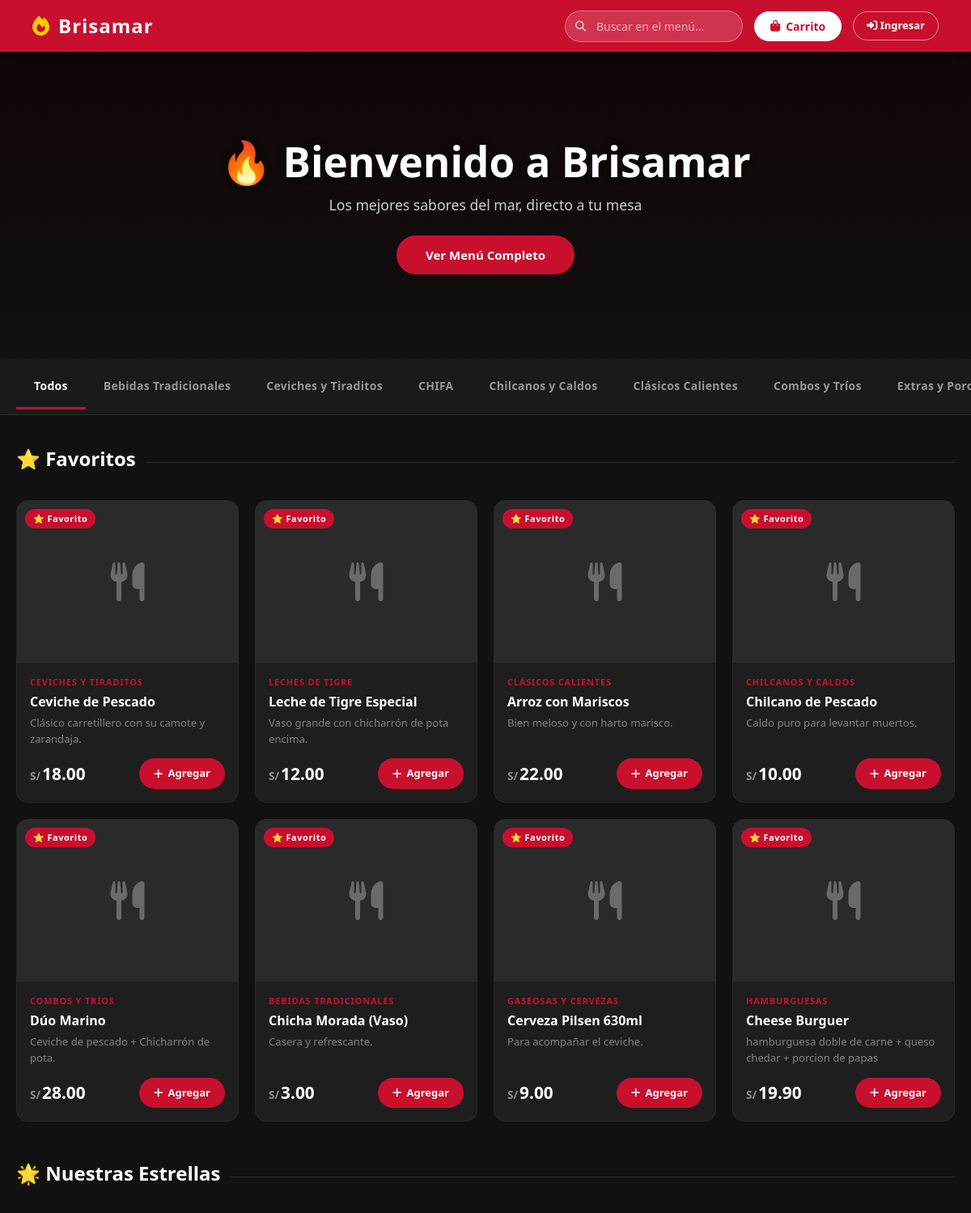
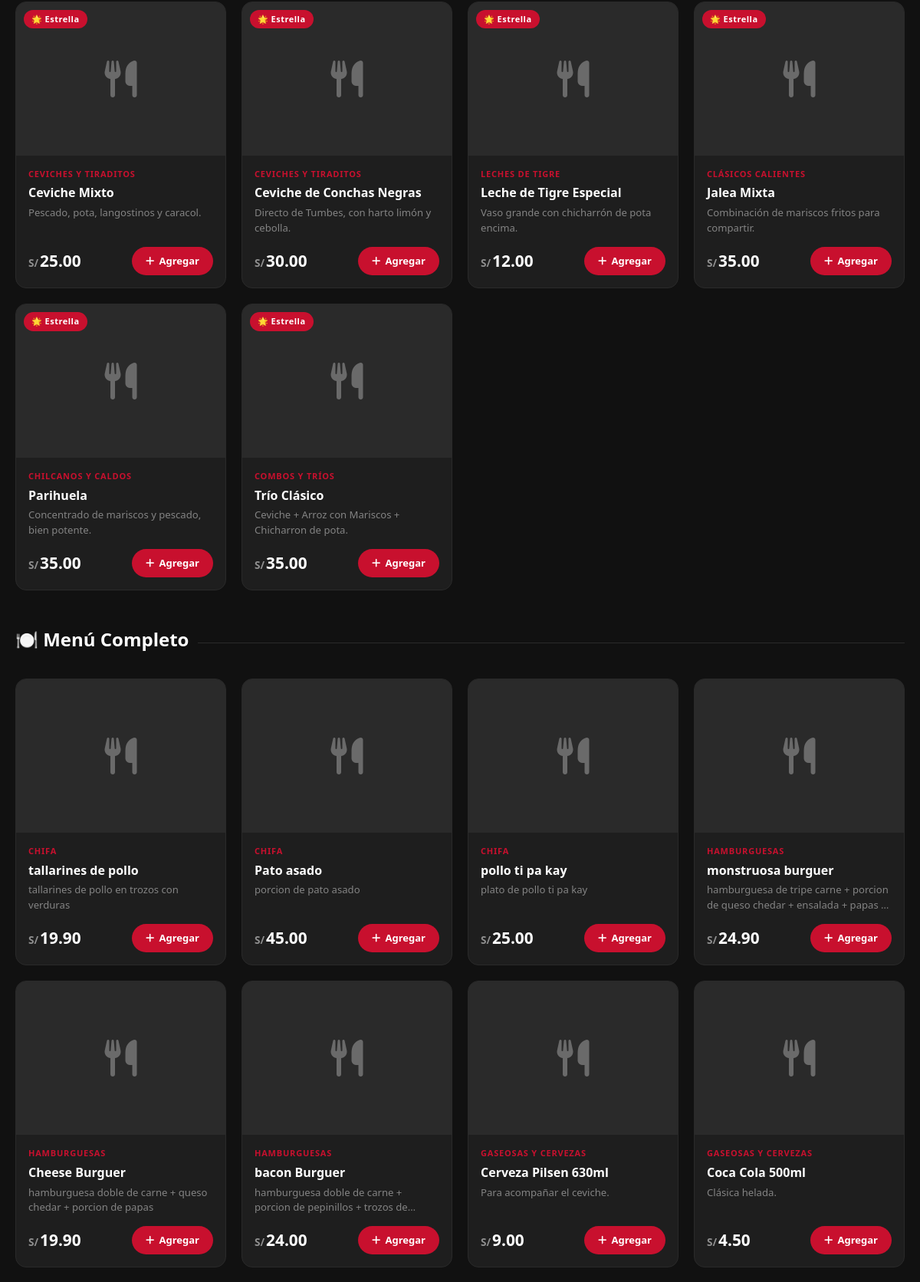
The page /cliente/index.php (upper part) on the database its author committed (2 pictures, top to bottom).
### tables this page shows
CREATE TABLE `categorias` (
  `id_categoria` int(11) NOT NULL,
  `nombre` varchar(100) NOT NULL
);

CREATE TABLE `productos` (
  `id_producto` int(11) NOT NULL,
  `nombre` varchar(100) NOT NULL,
  `descripcion` text DEFAULT NULL,
  `precio` decimal(10,2) NOT NULL,
  `imagen` varchar(255) DEFAULT NULL,
  `stock` int(11) DEFAULT 0,
  `disponible` tinyint(1) DEFAULT 1,
  `id_categoria` int(11) DEFAULT NULL,
  `favorito` tinyint(1) DEFAULT 0,
  `estrella` tinyint(1) DEFAULT 0
);

### cliente/index.php (the view, shortened to what this page needs)
<?php
require_once dirname(dirname(__FILE__)) . '/conexion.php';
mysqli_query($conexion, "CREATE TABLE IF NOT EXISTS anuncios (
    id_anuncio INT AUTO_INCREMENT PRIMARY KEY,
    titulo VARCHAR(120) DEFAULT NULL,
    descripcion VARCHAR(255) DEFAULT NULL,
    enlace VARCHAR(255) DEFAULT NULL,
    imagen VARCHAR(255) NOT NULL,
    activo TINYINT(1) NOT NULL DEFAULT 1,
    creado_en DATETIME NOT NULL DEFAULT CURRENT_TIMESTAMP
) CHARACTER SET utf8mb4 COLLATE utf8mb4_unicode_ci");
$id_categoria = 0;
$categoriaSeleccionada = '';
if (isset($_GET['categoria']) && $_GET['categoria'] != "") {
    $id_categoria = intval($_GET['categoria']);
    $sql = "SELECT p.*, c.nombre AS nombre_categoria
            FROM productos p
            LEFT JOIN categorias c ON p.id_categoria = c.id_categoria
            WHERE p.id_categoria = $id_categoria AND p.disponible = 1
            ORDER BY p.id_producto DESC";
    $categoriaRes = mysqli_query($conexion, "SELECT nombre FROM categorias WHERE id_categoria = $id_categoria LIMIT 1");
    if ($categoriaRes && mysqli_num_rows($categoriaRes) > 0) {
        $categoriaSeleccionada = mysqli_fetch_assoc($categoriaRes)['nombre'];
    }
} else {
    $sql = "SELECT p.*, c.nombre AS nombre_categoria
            FROM productos p
            LEFT JOIN categorias c ON p.id_categoria = c.id_categoria
            WHERE p.disponible = 1
            ORDER BY p.id_producto DESC";
}
$resultado       = mysqli_query($conexion, $sql);
$resultadoFavoritos = mysqli_query($conexion, "SELECT p.*, c.nombre AS nombre_categoria FROM productos p LEFT JOIN categorias c ON p.id_categoria = c.id_categoria WHERE p.favorito = 1 AND p.disponible = 1 LIMIT 8");
$resultadoEstrellas = mysqli_query($conexion, "SELECT p.*, c.nombre AS nombre_categoria FROM productos p LEFT JOIN categorias c ON p.id_categoria = c.id_categoria WHERE p.estrella = 1 AND p.disponible = 1 LIMIT 8");
$heroImage = '';
?>
<!DOCTYPE html>
<html lang="es">
<head>
    <link href="https://cdn.jsdelivr.net/npm/bootstrap@5.3.3/dist/css/bootstrap.min.css" rel="stylesheet">
    <link rel="stylesheet" href="https://cdnjs.cloudflare.com/ajax/libs/font-awesome/6.5.2/css/all.min.css">
</head>
<body>
    <nav class="navbar-top">
        <div class="navbar-inner">
            <a href="index.php" class="logo">
                <i class="fas fa-fire" style="color:#ffcc00;"></i> Brisamar
            </a>
            <div class="nav-right">
                <div class="search-wrap">
                    <i class="fas fa-search"></i>
                    <input type="text" id="searchInput" placeholder="Buscar en el menú..." onkeyup="filtrarProductos()">
                </div>
                <a href="carrito.php" class="btn-cart">
                    <i class="fas fa-shopping-bag"></i> Carrito
                </a>
                <?php if (isset($_SESSION['usuario'])): ?>
                    <a href="../admin/dashboard.php" class="btn-nav-user">
                        <i class="fas fa-user-circle"></i> <?php echo htmlspecialchars($_SESSION['nombre']); ?>
                    </a>
                    <a href="../logout.php" class="btn-nav-user btn-nav-exit">
                        <i class="fas fa-sign-out-alt"></i> Salir
                    </a>
                <?php else: ?>
                    <a href="login.php" class="btn-nav-user">
                        <i class="fas fa-sign-in-alt"></i> Ingresar
                    </a>
                <?php endif; ?>
            </div>
        </div>
    </nav>
    <div class="hero-banner" style="<?php if (!empty($heroImage)): ?>background-image: url('<?php echo htmlspecialchars($heroImage); ?>');<?php endif; ?>">
        <div class="hero-overlay">
            <h1>🔥 Bienvenido a Brisamar</h1>
            <p>Los mejores sabores del mar, directo a tu mesa</p>
            <a href="#menu" class="btn-hero">Ver Menú Completo</a>
        </div>
    </div>
    <div class="cats-bar">
        <div class="cats-inner">
            <a href="index.php" class="cat-tab <?php echo ($id_categoria == 0) ? 'active' : ''; ?>">
                Todos
            </a>
            <?php
            $resCat2 = mysqli_query($conexion, "SELECT * FROM categorias ORDER BY nombre");
            while ($cat = mysqli_fetch_assoc($resCat2)):
            ?>
                <a href="?categoria=<?php echo $cat['id_categoria']; ?>"
                    class="cat-tab <?php echo ($id_categoria == $cat['id_categoria']) ? 'active' : ''; ?>">
                    <?php echo htmlspecialchars($cat['nombre']); ?>
                </a>
            <?php endwhile; ?>
        </div>
    </div>
    <div class="page-wrap" id="menu">
        <?php if ($id_categoria == 0 && mysqli_num_rows($resultadoFavoritos) > 0): ?>
            <div class="sec-header">
                <h2>⭐ Favoritos</h2>
                <div class="sec-divider"></div>
            </div>
            <div class="products-grid">
                <?php while ($fila = mysqli_fetch_assoc($resultadoFavoritos)): ?>
                    <div class="prod-card">
                        <div class="prod-img-wrap">
                            <?php if (!empty($fila['imagen'])): ?>
                                <div class="prod-img-fallback" style="display:none;"><i class="fas fa-utensils"></i></div>
                            <?php else: ?>
                                <div class="prod-img-fallback"><i class="fas fa-utensils"></i></div>
                            <?php endif; ?>
                            <span class="prod-badge">⭐ Favorito</span>
                        </div>
                        <div class="prod-body">
                            <div class="prod-cat"><?php echo htmlspecialchars($fila['nombre_categoria'] ?? 'General'); ?></div>
                            <div class="prod-name"><?php echo htmlspecialchars($fila['nombre']); ?></div>
                            <div class="prod-desc"><?php echo htmlspecialchars($fila['descripcion'] ?? ''); ?></div>
                            <div class="prod-footer">
                                <div class="prod-price"><span>S/</span><?php echo number_format($fila['precio'], 2); ?></div>
                                <?php if ($fila['stock'] > 0): ?>
                                    <a href="agregar_carrito.php?id=<?php echo $fila['id_producto']; ?>" class="btn-add">
                                        <i class="fas fa-plus"></i> Agregar
                                    </a>
                                <?php else: ?>
                                    <span class="btn-add disabled"><i class="fas fa-ban"></i> Agotado</span>
                                <?php endif; ?>
                            </div>
                        </div>
                    </div>
                <?php endwhile; ?>
            </div>
        <?php endif; ?>
        <?php if ($id_categoria == 0 && mysqli_num_rows($resultadoEstrellas) > 0): ?>
            <div class="sec-header">
                <h2>🌟 Nuestras Estrellas</h2>
                <div class="sec-divider"></div>
            </div>
            <div class="products-grid">
                <?php while ($fila = mysqli_fetch_assoc($resultadoEstrellas)): ?>
                    <div class="prod-card">
                        <div class="prod-img-wrap">
                            <?php if (!empty($fila['imagen'])): ?>
                                <div class="prod-img-fallback" style="display:none;"><i class="fas fa-utensils"></i></div>
                            <?php else: ?>
                                <div class="prod-img-fallback"><i class="fas fa-utensils"></i></div>
                            <?php endif; ?>
                            <span class="prod-badge">🌟 Estrella</span>
                        </div>
                        <div class="prod-body">
                            <div class="prod-cat"><?php echo htmlspecialchars($fila['nombre_categoria'] ?? 'General'); ?></div>
                            <div class="prod-name"><?php echo htmlspecialchars($fila['nombre']); ?></div>
                            <div class="prod-desc"><?php echo htmlspecialchars($fila['descripcion'] ?? ''); ?></div>
                            <div class="prod-footer">
                                <div class="prod-price"><span>S/</span><?php echo number_format($fila['precio'], 2); ?></div>
                                <?php if ($fila['stock'] > 0): ?>
                                    <a href="agregar_carrito.php?id=<?php echo $fila['id_producto']; ?>" class="btn-add">
                                        <i class="fas fa-plus"></i> Agregar
                                    </a>
                                <?php else: ?>
                                    <span class="btn-add disabled"><i class="fas fa-ban"></i> Agotado</span>
                                <?php endif; ?>
                            </div>
                        </div>
                    </div>
                <?php endwhile; ?>
            </div>
        <?php endif; ?>
        <div class="sec-header">
            <h2>
                🍽️ <?php echo $id_categoria > 0 ? htmlspecialchars($categoriaSeleccionada) : 'Menú Completo'; ?>
            </h2>
            <div class="sec-divider"></div>
        </div>
        <div class="products-grid" id="productosGrid">
            <?php if (mysqli_num_rows($resultado) > 0): ?>
                <?php while ($fila = mysqli_fetch_assoc($resultado)): ?>
                    <div class="prod-card producto-item">
                        <div class="prod-img-wrap">
                            <?php if (!empty($fila['imagen'])): ?>
                                <div class="prod-img-fallback" style="display:none;"><i class="fas fa-utensils"></i></div>
                            <?php else: ?>
                                <div class="prod-img-fallback"><i class="fas fa-utensils"></i></div>
                            <?php endif; ?>
                        </div>
                        <div class="prod-body">
                            <div class="prod-cat"><?php echo htmlspecialchars($fila['nombre_categoria'] ?? 'General'); ?></div>
                            <div class="prod-name" data-nombre="<?php echo strtolower(htmlspecialchars($fila['nombre'])); ?>">
                                <?php echo htmlspecialchars($fila['nombre']); ?>
                            </div>
                            <div class="prod-desc"><?php echo htmlspecialchars($fila['descripcion'] ?? ''); ?></div>
                            <div class="prod-footer">
                                <div class="prod-price"><span>S/</span><?php echo number_format($fila['precio'], 2); ?></div>
                                <?php if ($fila['stock'] > 0): ?>
                                    <a href="agregar_carrito.php?id=<?php echo $fila['id_producto']; ?>" class="btn-add">
                                        <i class="fas fa-plus"></i> Agregar
                                    </a>
                                <?php else: ?>
                                    <span class="btn-add disabled"><i class="fas fa-ban"></i> Agotado</span>
                                <?php endif; ?>
                            </div>
                        </div>
                    </div>
                <?php endwhile; ?>
            <?php endif; ?>
        </div>
    </div>
</body>
</html>

### rows shown on the page
categorias: nombre "Bebidas Tradicionales"
categorias: nombre "Ceviches y Tiraditos"
categorias: nombre "CHIFA"
categorias: nombre "Chilcanos y Caldos"
categorias: nombre "Clásicos Calientes"
categorias: nombre "Combos y Tríos"
categorias: nombre "Extras y…"
productos: id_categoria.nombre "CEVICHES Y TIRADITOS", nombre "Ceviche de Pescado", descripcion "Clásico carretillero con su camote y zarandaja.", precio "18.00"
productos: id_categoria.nombre "LECHES DE TIGRE", nombre "Leche de Tigre Especial", descripcion "Vaso grande con chicharrón de pota encima.", precio "12.00"
productos: id_categoria.nombre "CLÁSICOS CALIENTES", nombre "Arroz con Mariscos", descripcion "Bien meloso y con harto marisco.", precio "22.00"
productos: id_categoria.nombre "CHILCANOS Y CALDOS", nombre "Chilcano de Pescado", descripcion "Caldo puro para levantar muertos.", precio "10.00"
productos: id_categoria.nombre "COMBOS Y TRÍOS", nombre "Dúo Marino", descripcion "Ceviche de pescado + Chicharrón de pota.", precio "28.00"
productos: id_categoria.nombre "BEBIDAS TRADICIONALES", nombre "Chicha Morada (Vaso)", descripcion "Casera y refrescante.", precio "3.00"
productos: id_categoria.nombre "GASEOSAS Y CERVEZAS", nombre "Cerveza Pilsen 630ml", descripcion "Para acompañar el ceviche.", precio "9.00"
productos: id_categoria.nombre "HAMBURGUESAS", nombre "Cheese Burguer", descripcion "hamburguesa doble de carne + queso chedar + porcion de papas", precio "19.90"
productos: id_categoria.nombre "CEVICHES Y TIRADITOS", nombre "Ceviche Mixto", descripcion "Pescado, pota, langostinos y caracol.", precio "25.00"
productos: id_categoria.nombre "CEVICHES Y TIRADITOS", nombre "Ceviche de Conchas Negras", descripcion "Directo de Tumbes, con harto limón y cebolla.", precio "30.00"
productos: id_categoria.nombre "CLÁSICOS CALIENTES", nombre "Jalea Mixta", descripcion "Combinación de mariscos fritos para compartir.", precio "35.00"
productos: id_categoria.nombre "CHILCANOS Y CALDOS", nombre "Parihuela", descripcion "Concentrado de mariscos y pescado, bien potente.", precio "35.00"
productos: id_categoria.nombre "COMBOS Y TRÍOS", nombre "Trío Clásico", descripcion "Ceviche + Arroz con Mariscos + Chicharron de pota.", precio "35.00"
productos: id_categoria.nombre "CHIFA", nombre "tallarines de pollo", descripcion "tallarines de pollo en trozos con verduras", precio "19.90"
productos: id_categoria.nombre "CHIFA", nombre "Pato asado", descripcion "porcion de pato asado", precio "45.00"
productos: id_categoria.nombre "CHIFA", nombre "pollo ti pa kay", descripcion "plato de pollo ti pa kay", precio "25.00"
productos: id_categoria.nombre "HAMBURGUESAS", nombre "monstruosa burguer", descripcion "hamburguesa de tripe carne + porcion de queso chedar + ensalada + papas…", precio "24.90"
productos: id_categoria.nombre "HAMBURGUESAS", nombre "bacon Burguer", descripcion "hamburguesa doble de carne + porcion de pepinillos + trozos…", precio "24.00"
productos: id_categoria.nombre "GASEOSAS Y CERVEZAS", nombre "Coca Cola 500ml", descripcion "Clásica helada.", precio "4.50"
